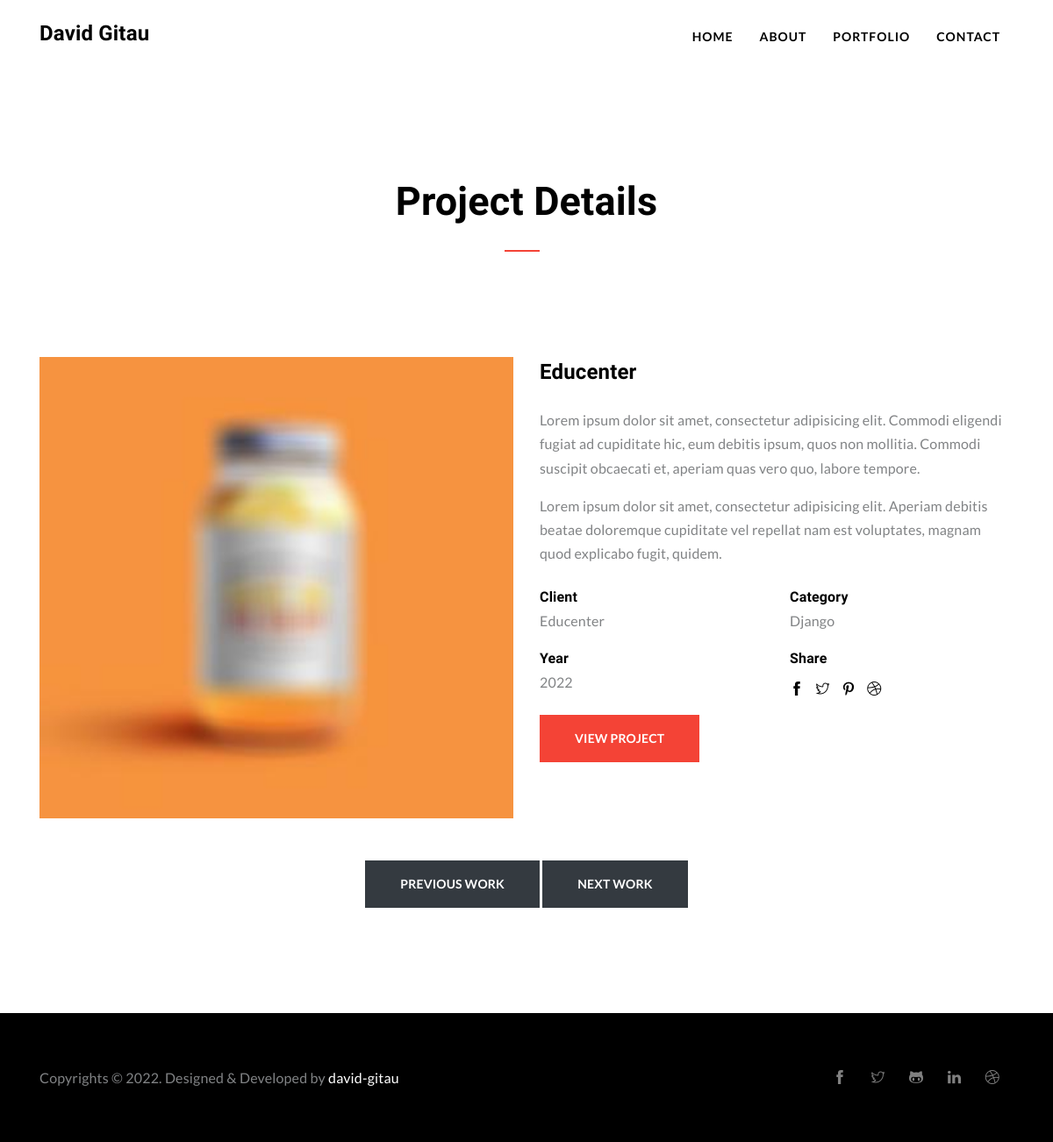
Screenshot of /portfolio-detail/1/ with the database file from the repository.
### core/models.py (models this page shows, shortened)
class Project(models.Model):
    name = models.CharField(max_length=100)
    project_type  = models.ForeignKey(ProjectType, on_delete=models.CASCADE)
    image = models.ImageField(upload_to='images/portfolio')
    year = models.DateField()
    client = models.CharField(max_length=100)
    about = models.TextField(
        default="""
        Lorem ipsum dolor sit amet, consectetur adipisicing elit. Commodi eligendi fugiat ad cupiditate hic, eum debitis ipsum, quos non mollitia. Commodi suscipit obcaecati et, aperiam quas vero quo, labore tempore.

Lorem ipsum dolor sit amet, consectetur adipisicing elit. Aperiam debitis beatae doloremque cupiditate vel repellat nam est voluptates, magnam quod explicabo fugit, quidem.
        """)

class ProjectType(models.Model):
    name = models.CharField(max_length=100)
    def __str__(self):
        return self.name

### core/views.py (the view)
# urls.py: path('portfolio-detail/<int:id>/', portfolio_detail, name='portfolio-detail'),
def portfolio_detail(request, id=1):
    context = {
        'project': Project.objects.get(id=id)
    }
    return render(request, 'portfolio/portfolio-detail.html', context)

### templates/portfolio/portfolio-detail.html
{% extends 'base/base.html' %}
{% load static %}
{% block content %}
<section class="page-title section pb-0">
  <div class="container">
    <div class="row">
      <div class="col-lg-12">
        <div class="text-center">
          <h1 class="text-capitalize mb-0 text-lg">Project Details</h1>
        </div>
      </div>
    </div>
  </div>
</section>
<section class="section portfolio-single">
	<div class="container">
		<div class="row">
			<div class="col-lg-6">
				<img src="{{project.image.url}}" alt="" class="img-fluid w-100">
			</div>
			<div class="col-lg-6">
				<div class="project-info">
					<h3 class="mb-4">{{project.name}}</h3>
					<p>Lorem ipsum dolor sit amet, consectetur adipisicing elit. Commodi eligendi fugiat ad cupiditate hic, eum debitis ipsum, quos non mollitia. Commodi suscipit obcaecati et, aperiam quas vero quo, labore tempore.</p>
					<p>Lorem ipsum dolor sit amet, consectetur adipisicing elit. Aperiam debitis beatae doloremque cupiditate vel repellat nam est voluptates, magnam quod explicabo fugit, quidem.</p>
					<div class="row mt-4">
						<div class="col-lg-6">
							<div class="info">
								<h5 class="mb-0">Client</h5>
								<p>{{project.client}}</p>
							</div>
							<div class="info">
								<h5 class="mb-0">Year</h5>
								<p>{{project.year|date:"Y"}}</p>
							</div>
							<div class="mt-4">
								<a href="{% url project.name|add:":home"|lower %}" class="btn btn-main btn-small">View project</a>
							</div>
						</div>
						<div class="col-lg-6">
							<div class="info">
								<h5 class="mb-0">Category</h5>
								<p>{{project.project_type}}</p>
							</div>
							<div class="info">
								<h5>Share</h5>
								<a href="#"><i class="ti-facebook"></i></a>
								<a href="#"><i class="ti-twitter"></i></a>
								<a href="#"><i class="ti-pinterest"></i></a>
								<a href="#"><i class="ti-dribbble"></i></a>
							</div>
						</div>
					</div>
				</div>
			</div>
		</div>
		<div class="row mt-5 justify-content-center">
			<div class="col-lg-6 text-center">
				<a href="#" class="btn btn-dark">Previous Work</a>
				<a href="#" class="btn btn-dark">Next Work</a>
			</div>
		</div>
	</div>
</section>
{% endblock %}

### static/css/style.css (style rules this page uses)
html { overflow-x: hidden; }
body { font-family: "Lato", sans-serif; -webkit-font-smoothing: antialiased; font-size: 16px; font-weight: 400; letter-spacing: 0.166667px; line-height: 1.7em; color: #818385; }
p { color: #818385; }
h1, .h1, h2, .h2, h3, .h3, h4, .h4, h5, .h5, h6, .h6 { font-family: "Work Sans", sans-serif; color: #000; font-weight: 600; }
h1, .h1 { font-size: 45px; text-transform: none; }
h3, .h3 { font-size: 24px; line-height: 34px; }
h5, .h5 { font-size: 16px; line-height: 26px; }
.section { padding: 120px 0px; }
.btn { padding: 18px 38px; border: 2px solid transparent; text-transform: uppercase; border-radius: 0px; font-size: 14px; line-height: 14px; font-weight: 600; box-shadow: #999999 0px 0px 0px 0px; }
.btn-main { background: #f44336; color: #fff; }
a { color: #000; transition: all .25s ease; }
.page-title h1 { position: relative; padding-bottom: 30px; }
.page-title h1:after { position: absolute; content: ""; left: 50%; bottom: 0px; width: 40px; height: 2px; margin-left: -25px; background: #f44336; }
.info a { margin-right: 10px; }

### rows the page displays
Project: image (picture), name "Educenter", client "Educenter", year "2022", project_type "Django"
